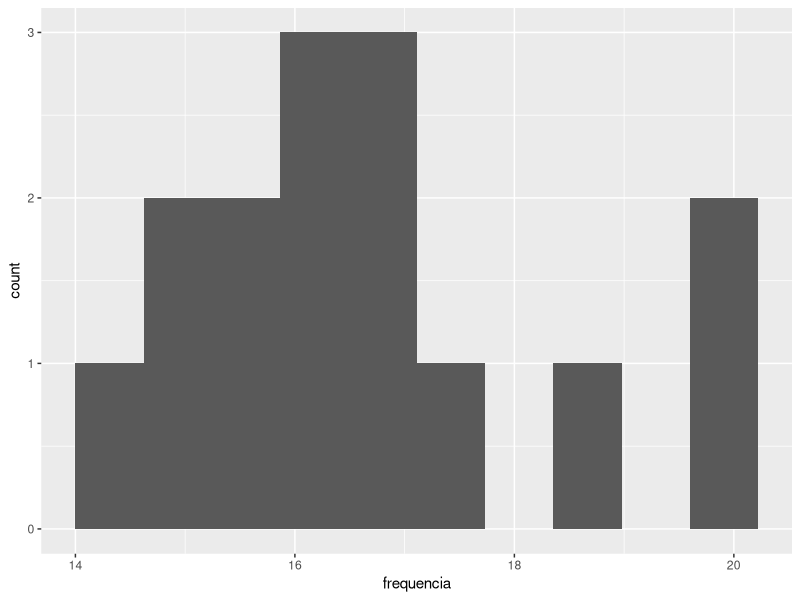
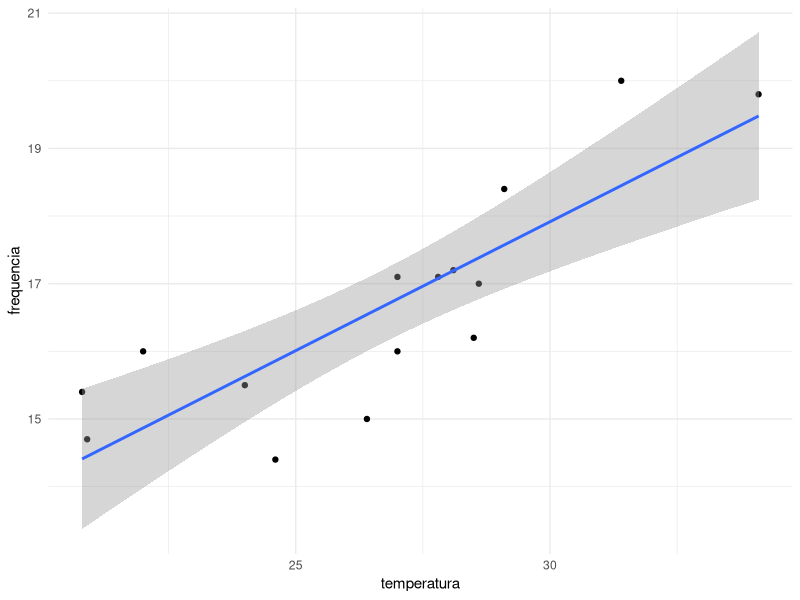

Recreate these plots in R, in order. (Note: this script raises an error after producing the figures.)
dados <- read.csv("grilo.txt", header = TRUE, sep = ",")
str(dados)

library(ggplot2)
ggplot(data = dados, aes(x = frequencia))+geom_histogram(bins = 10)


cor(dados)

ggplot(data = dados, aes(x = temperatura, y = frequencia))+geom_point()+theme_minimal()+geom_smooth(method = "lm")

modelo_linear <- lm(formula = frequencia ~ temperatura, data = dados)

modelo_linear
summary(dados$temperatura)

w <- data.frame(temperatura = c(21, 23.6, 30.9))

predict(modelo_linear, newdata = w)
library(palmerpenguins)
cor(dados$bill_length_mm, dados$bill_depth_mm)
summary(dados)

dados <- na.omit(dados)
names(dados)
cor(dados[, 3:6])

ggplot(data = dados, aes(x = flipper_length_mm, y = body_mass_g, color = species))+geom_point()+geom_smooth(method = "lm")


















femur <- read.csv("femur.csv")
str(femur)

